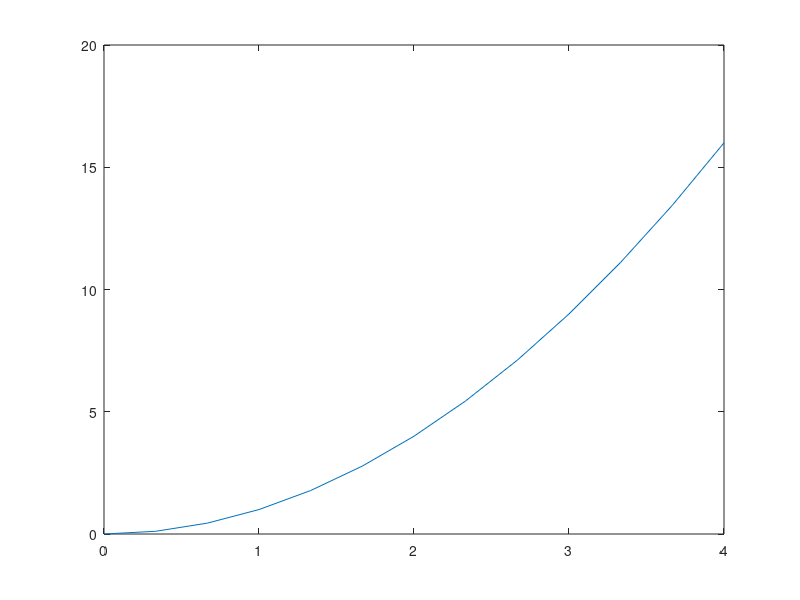

Here is the MATLAB script that generated this plot: (Note: this script raises an error after producing the figure.)

% integrate trig functions

x1 = 0;
x2 = 4;
N  = 13; % number of points, number
        % of intervals is one less

figure (1) ; clf ;

x = linspace (x1, x2, N);
dx = (x2 - x1) / (N - 1); % interval width

y = x .* x;

plot (x, y) ; hold on ; plot (x, y, '*', 'r', 'Size', dx / 4);
[res, stat] = integrate (y, dx);
disp (sprintf ('Results = %f', res));
disp (sprintf ('Status  = %f', stat));




% T = 2*pi; % time for 1 period
% dt = 2 * pi / 31;
% t = 0 : dt : T/2;

% W0 = 2 * pi / T;
% n = 1;

% sine   = sin (n * W0 * t); 
% cosine = 1;%cos (n * W0 * t);

% signal = sine .* cosine;

% clf ; plot (t, signal);
% a = integrate (signal, dt)
